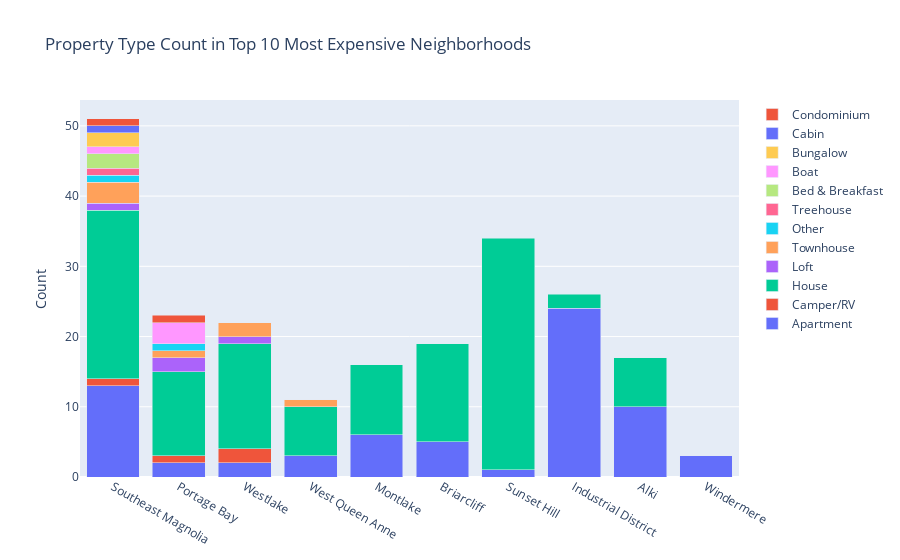

The cell this chart's notebook holds for it:
### Code cell
#Distribution by property type
df_stack_plot = pd.DataFrame(df_listings.loc[df_listings['neighbourhood_cleansed'].isin(top_10) ].groupby(['neighbourhood_cleansed', 'property_type']).count()['id']).reset_index()
property_type_list = df_stack_plot.property_type.unique().tolist()

stacked_plot = []

for property_type in property_type_list:
        stack = go.Bar(name = property_type, x= top_10, y =stacked_bar_df[stacked_bar_df['property_type']== property_type]['id'].tolist())
        stacked_plot.append(stack)
        
stacked_layout = go.Layout(title = 'Property Type Count in Top 10 Most Expensive Neighborhoods',
                   barmode = 'stack',
                  yaxis = dict(title='Count'))    
    
stacked_fig = go.Figure(data=stacked_plot, layout=stacked_layout)

stacked_fig.show()

### Figure 1 — Plotly figure (JSON) as saved in the notebook; plotly's stock layout.template omitted (floating-point values rounded to 4 significant figures)
{"data": [{"name": "Apartment", "type": "bar", "x": ["Southeast Magnolia", "Portage Bay", "Westlake", "West Queen Anne", "Montlake", "Briarcliff", "Sunset Hill", "Industrial District", "Alki", "Windermere"], "y": [13, 2, 2, 3, 6, 5, 1, 24, 10, 3]}, {"name": "Camper/RV", "type": "bar", "x": ["Southeast Magnolia", "Portage Bay", "Westlake", "West Queen Anne", "Montlake", "Briarcliff", "Sunset Hill", "Industrial District", "Alki", "Windermere"], "y": [1, 1, 2]}, {"name": "House", "type": "bar", "x": ["Southeast Magnolia", "Portage Bay", "Westlake", "West Queen Anne", "Montlake", "Briarcliff", "Sunset Hill", "Industrial District", "Alki", "Windermere"], "y": [24, 12, 15, 7, 10, 14, 33, 2, 7]}, {"name": "Loft", "type": "bar", "x": ["Southeast Magnolia", "Portage Bay", "Westlake", "West Queen Anne", "Montlake", "Briarcliff", "Sunset Hill", "Industrial District", "Alki", "Windermere"], "y": [1, 2, 1]}, {"name": "Townhouse", "type": "bar", "x": ["Southeast Magnolia", "Portage Bay", "Westlake", "West Queen Anne", "Montlake", "Briarcliff", "Sunset Hill", "Industrial District", "Alki", "Windermere"], "y": [3, 1, 2, 1]}, {"name": "Other", "type": "bar", "x": ["Southeast Magnolia", "Portage Bay", "Westlake", "West Queen Anne", "Montlake", "Briarcliff", "Sunset Hill", "Industrial District", "Alki", "Windermere"], "y": [1, 1]}, {"name": "Treehouse", "type": "bar", "x": ["Southeast Magnolia", "Portage Bay", "Westlake", "West Queen Anne", "Montlake", "Briarcliff", "Sunset Hill", "Industrial District", "Alki", "Windermere"], "y": [1]}, {"name": "Bed & Breakfast", "type": "bar", "x": ["Southeast Magnolia", "Portage Bay", "Westlake", "West Queen Anne", "Montlake", "Briarcliff", "Sunset Hill", "Industrial District", "Alki", "Windermere"], "y": [2]}, {"name": "Boat", "type": "bar", "x": ["Southeast Magnolia", "Portage Bay", "Westlake", "West Queen Anne", "Montlake", "Briarcliff", "Sunset Hill", "Industrial District", "Alki", "Windermere"], "y": [1, 3]}, {"name": "Bungalow", "type": "bar", "x": ["Southeast Magnolia", "Portage Bay", "Westlake", "West Queen Anne", "Montlake", "Briarcliff", "Sunset Hill", "Industrial District", "Alki", "Windermere"], "y": [2]}, {"name": "Cabin", "type": "bar", "x": ["Southeast Magnolia", "Portage Bay", "Westlake", "West Queen Anne", "Montlake", "Briarcliff", "Sunset Hill", "Industrial District", "Alki", "Windermere"], "y": [1]}, {"name": "Condominium", "type": "bar", "x": ["Southeast Magnolia", "Portage Bay", "Westlake", "West Queen Anne", "Montlake", "Briarcliff", "Sunset Hill", "Industrial District", "Alki", "Windermere"], "y": [1, 1]}], "layout": {"barmode": "stack", "title": {"text": "Property Type Count in Top 10 Most Expensive Neighborhoods"}, "yaxis": {"title": {"text": "Count"}}}}
